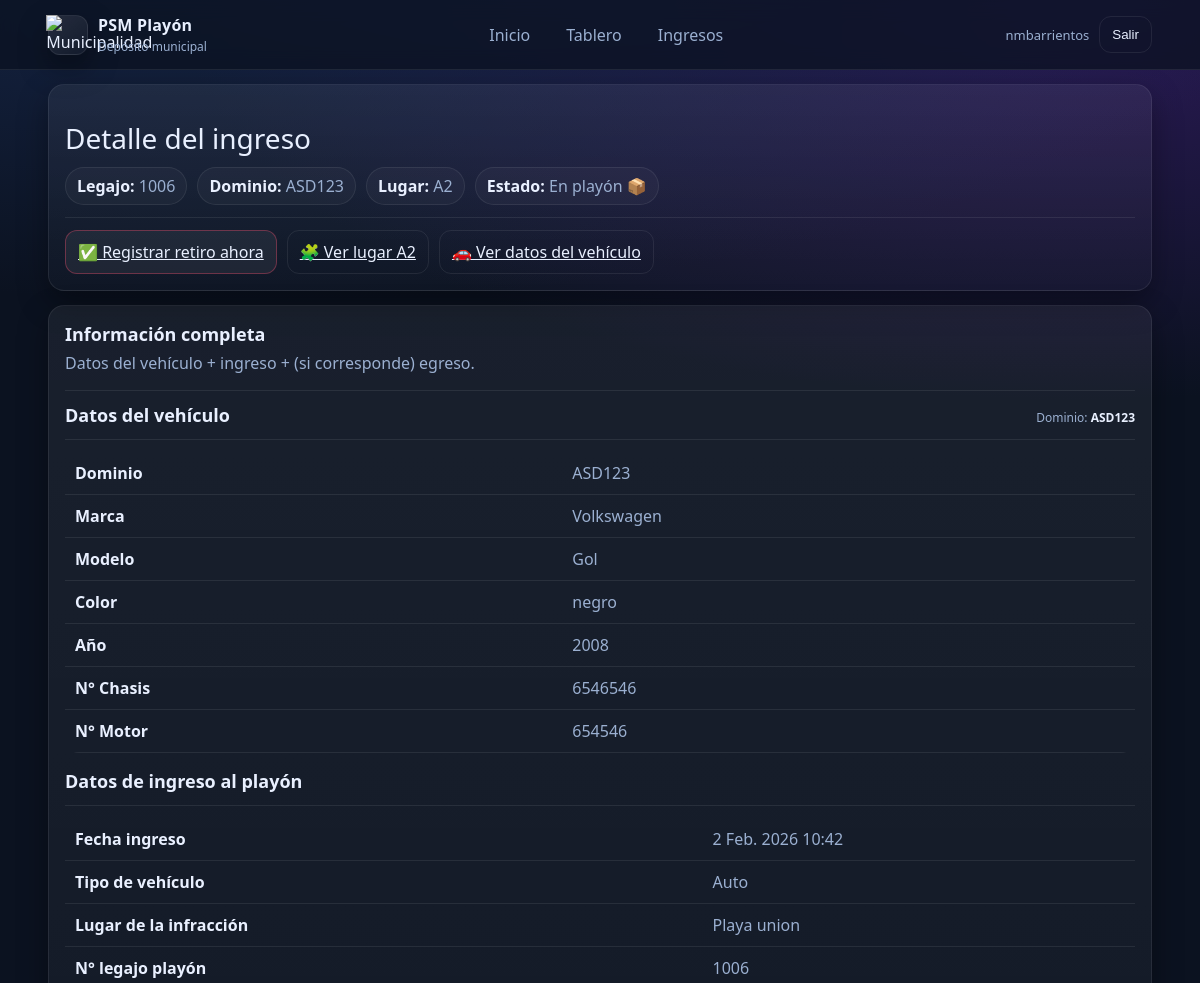
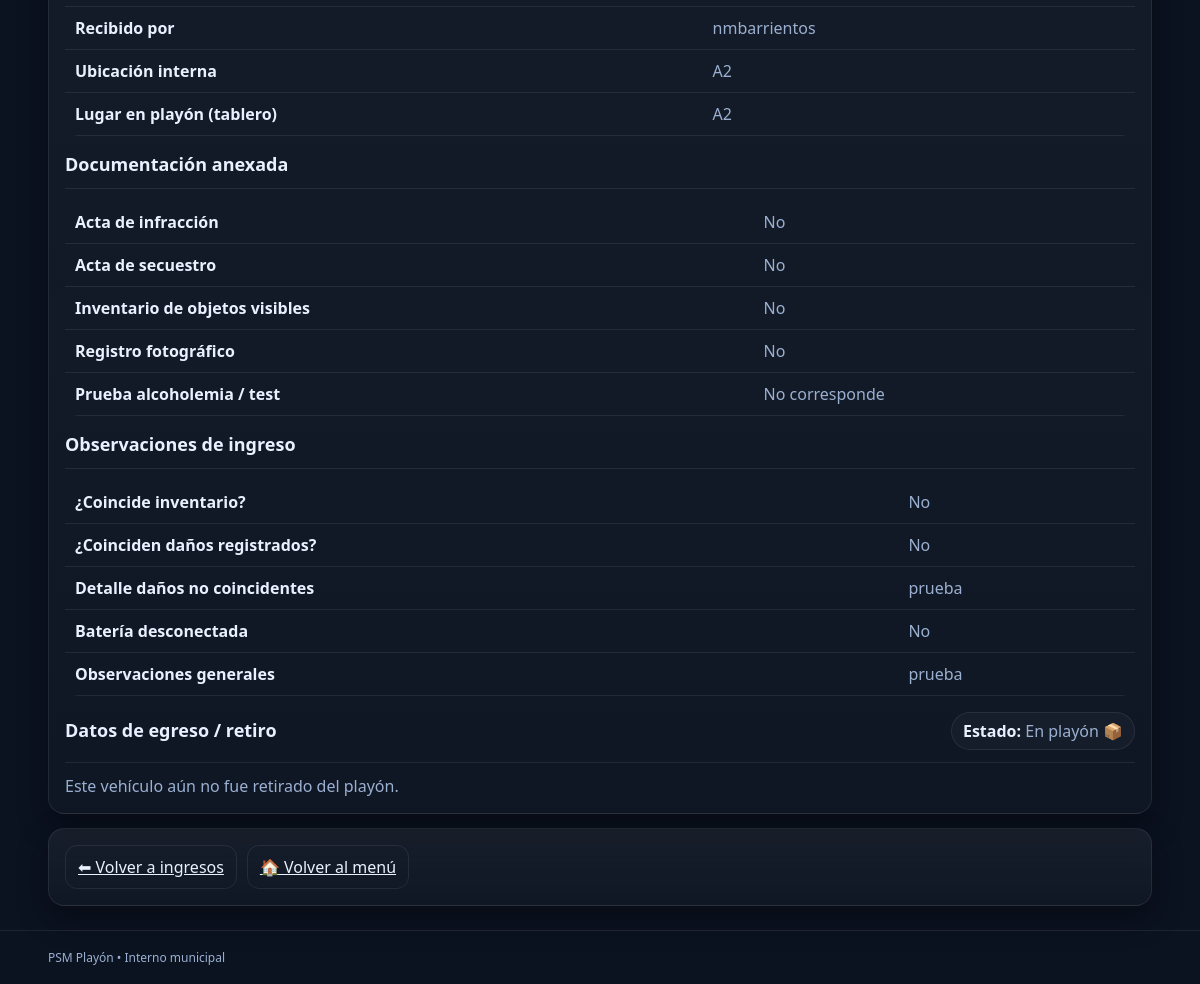
Screenshot of /ingresos/16/detalle/ (signed in) with the database file from the repository (2 pictures, top to bottom).
### vehiculos/models.py (models this page shows, shortened)
class IngresoPlayon(models.Model):
    TIPO_VEHICULO_CHOICES = [
        ("AUTO", "Auto"),
        ("MOTO", "Moto"),
        ("CAMIONETA", "Camioneta"),
        ("CAMION", "Camión"),
        ("OTRO", "Otro"),
    ]
    vehiculo = models.ForeignKey(Vehiculo, on_delete=models.PROTECT, related_name="ingresos")
    fecha_ingreso = models.DateTimeField("Fecha de ingreso", auto_now_add=True)
    tipo_vehiculo = models.CharField("Tipo de vehículo", max_length=20, choices=TIPO_VEHICULO_CHOICES, blank=False)
    marca = models.CharField(max_length=50, blank=False)
    modelo = models.CharField(max_length=50, blank=False)
    anio = models.PositiveIntegerField("Año", null=True, blank=False)
    color = models.CharField(max_length=30, blank=False)
    nro_legajo_playon = models.CharField("N° de legajo en playón", max_length=30, unique=True)
    lugar_infraccion = models.CharField("Lugar de la infracción", max_length=255, blank=False)
    acta_infraccion_recibida = models.BooleanField("Acta de infracción recibida", default=False)
    acta_secuestro_recibida = models.BooleanField("Acta de secuestro recibida", default=False)
    inventario_objetos_visibles_recibido = models.BooleanField("Inventario de objetos visibles recibido", default=False)
    registro_fotografico_recibido = models.BooleanField("Registro fotográfico recibido", default=False)
    PRUEBA_ALCOHOLEMIA_CHOICES = [
        ("SI", "Sí"),
        ("NO", "No"),
        ("NC", "No corresponde"),
    ]
    prueba_alcoholemia_estado = models.CharField(
        "Prueba de alcoholemia/test",
        max_length=2,
        choices=PRUEBA_ALCOHOLEMIA_CHOICES,
        default="NC",
    )
    coincide_inventario = models.BooleanField("¿Coincide el inventario?", default=False)
    coinciden_danios_registrados = models.BooleanField("¿Coinciden los daños registrados?", default=False)
    detalle_danios_no_coincidentes = models.TextField("Detalle de daños no coincidentes", blank=True)
    bateria_desconectada = models.BooleanField("Batería desconectada", default=False)
    ubicacion_interna = models.CharField("Ubicación interna en playa", max_length=100, blank=False)
    lugar = models.ForeignKey(
        LugarPlayon,
        on_delete=models.PROTECT,
        null=True,
        blank=True,
        related_name="ingresos",
    )
    recibido_por = models.ForeignKey(User, on_delete=models.PROTECT, related_name="ingresos_recibidos")
    observaciones_generales = models.TextField("Observaciones generales", blank=True)
    retirado = models.BooleanField("¿Retirado?", default=False)
    fecha_retiro = models.DateTimeField("Fecha de retiro", null=True, blank=True)
    entregado_por = models.ForeignKey(
        User,
        on_delete=models.PROTECT,
        related_name="egresos_entregados",
        null=True,
        blank=True,
    )
    nombre_retira = models.CharField("Nombre de quien retira", max_length=100, blank=True)
    dni_retira = models.CharField("DNI de quien retira", max_length=20, blank=True)
    observaciones_egreso = models.TextField("Observaciones de egreso", blank=True)
    class Meta:
        verbose_name = "Ingreso al playón"
        verbose_name_plural = "Ingresos al playón"
        ordering = ["-fecha_ingreso"]

class Vehiculo(models.Model):
    dominio = models.CharField("Dominio (Patente)", max_length=10, unique=True)
    marca = models.CharField(max_length=50, blank=False)
    modelo = models.CharField(max_length=50, blank=False)
    color = models.CharField(max_length=30, blank=False)
    nro_chasis = models.CharField("N° de chasis", max_length=50, blank=False)
    nro_motor = models.CharField("N° de motor", max_length=50, blank=False)
    anio = models.PositiveIntegerField("Año", null=True, blank=False)
    fecha_alta = models.DateTimeField("Fecha de alta en sistema", auto_now_add=True)

class LugarPlayon(models.Model):
    ESTADO_CHOICES = [
        ("LIBRE", "Libre"),
        ("OCUPADO", "Ocupado"),
        ("FUERA", "Fuera de servicio"),
    ]
    TIPO_CHOICES = [
        ("GENERAL", "General"),
        ("MOTO", "Exclusivo motos"),
    ]
    fila = models.CharField(max_length=1)  # A-Z
    columna = models.PositiveSmallIntegerField()  # 1-15
    estado = models.CharField(max_length=10, choices=ESTADO_CHOICES, default="LIBRE")
    tipo = models.CharField(max_length=10, choices=TIPO_CHOICES, default="GENERAL")
    class Meta:
        unique_together = ("fila", "columna")
        ordering = ["fila", "columna"]
    @property
    def codigo(self):
        return f"{self.fila}{self.columna}"

### ingresos/views.py (the view)
# urls.py: path("<int:ingreso_id>/detalle/", views.detalle_ingreso, name="detalle_ingreso"),
@login_required
def detalle_ingreso(request, ingreso_id):
    grupos = set(request.user.groups.values_list("name", flat=True))
    if "ENCARGADO_PLAYON" not in grupos and "ADMIN_SISTEMA" not in grupos:
        return render(request, "cuentas/no_permiso.html")
    ingreso = get_object_or_404(IngresoPlayon, id=ingreso_id)
    auditorias = ingreso.auditorias.select_related("usuario").all()[:20]
    return render(request, "ingresos/detalle_ingreso.html", {"ingreso": ingreso, "auditorias": auditorias})

### templates/ingresos/detalle_ingreso.html (shortened to what this page needs)
{% extends "base.html" %}
{% block content %}
  <div class="card">
    <div class="h1">Detalle del ingreso</div>
    <div class="pills">
      <span class="pill"><b>Legajo:</b> {{ ingreso.nro_legajo_playon }}</span>
      <span class="pill"><b>Dominio:</b> {{ ingreso.vehiculo.dominio }}</span>
      {% if ingreso.lugar %}
        <span class="pill"><b>Lugar:</b> {{ ingreso.lugar.codigo }}</span>
      {% else %}
        <span class="pill"><b>Lugar:</b> -</span>
      {% endif %}
      {% if ingreso.retirado %}
        <span class="pill"><b>Estado:</b> Retirado ✅</span>
      {% else %}
        <span class="pill"><b>Estado:</b> En playón 📦</span>
      {% endif %}
    </div>
    <hr class="hr">
    <div style="display:flex; gap:10px; flex-wrap:wrap;">
      {% if ingreso.retirado %}
        <a class="btn btn--ok" href="{% url 'imprimir_retiro' ingreso.id %}">
          🖨️ Imprimir acta de retiro
        </a>
      {% else %}
        <a class="btn btn--bad" href="{% url 'registrar_egreso' ingreso.id %}">
          ✅ Registrar retiro ahora
        </a>
      {% endif %}
      {% if ingreso.lugar %}
        <a class="btn btn--ghost" href="{% url 'detalle_lugar' ingreso.lugar.id %}">
          🧩 Ver lugar {{ ingreso.lugar.codigo }}
        </a>
      {% endif %}
      <a class="btn btn--ghost" href="{% url 'detalle_vehiculo' ingreso.vehiculo.id %}">
        🚗 Ver datos del vehículo
      </a>
    </div>
  </div>
  <div class="card">
    <div class="h2">Información completa</div>
    <p class="muted" style="margin-top:6px;">
      Datos del vehículo + ingreso + (si corresponde) egreso.
    </p>
    <hr class="hr">
    {% include "ingresos/_ingreso_detalle_bloque.html" with ingreso=ingreso %}
  </div>
  <div class="card">
    <div style="display:flex; gap:10px; flex-wrap:wrap;">
      <a class="btn btn--ghost" href="{% url 'lista_ingresos' %}">⬅ Volver a ingresos</a>
      <a class="btn btn--ghost" href="{% url 'home' %}">🏠 Volver al menú</a>
    </div>
  </div>
{% endblock %}

### templates/base.html (shortened to what this page needs)
{% load static %}
<!doctype html>
<html lang="es">
<head>
  <link rel="stylesheet" href="{% static 'css/app.css' %}">
</head>
<body>
  <header class="topbar">
    <div class="container topbar__inner">
      <div class="brand">
        <div class="brand__logo">
          <img src="{% static 'img/logo_muni.png' %}"
              alt="Municipalidad"
              style="width:105%; height:105%; object-fit:contain;">
        </div>
        <div class="brand__text">
          <div class="brand__title">PSM Playón</div>
          <div class="brand__sub">Depósito municipal</div>
        </div>
      </div>
      <nav class="topnav">
        <a class="topnav__link" href="{% url 'home' %}">Inicio</a>
        <a class="topnav__link" href="{% url 'tablero_playon' %}">Tablero</a>
        <a class="topnav__link" href="{% url 'lista_ingresos' %}">Ingresos</a>
      </nav>
      <div class="userbox">
        {% if request.user.is_authenticated %}
          <span class="userbox__name">{{ request.user.username }}</span>
          <form method="post" action="{% url 'logout' %}">
            <button class="btn btn--ghost" type="submit">Salir</button>
          </form>
        {% endif %}
      </div>
    </div>
  </header>
  <main class="container">
    {% block content %}{% endblock %}
  </main>
  <footer class="footer">
    <div class="container footer__inner">
      <span>PSM Playón • Interno municipal</span>
    </div>
  </footer>
</body>
</html>

### templates/ingresos/_ingreso_detalle_bloque.html (shortened to what this page needs)
<div class="card" style="margin: 0; padding: 0; background: transparent; border: 0; box-shadow:none;">
  <div style="display:flex; align-items:baseline; justify-content:space-between; gap:12px; flex-wrap:wrap;">
    <div class="h2">Datos del vehículo</div>
    <div class="muted" style="font-size:12px;">
      Dominio: <b style="color:var(--text)">{{ ingreso.vehiculo.dominio }}</b>
    </div>
  </div>
  <hr class="hr">
  <table class="table">
    <tbody>
      <tr><th>Dominio</th><td>{{ ingreso.vehiculo.dominio }}</td></tr>
      <tr><th>Marca</th><td>{{ ingreso.vehiculo.marca|default:"-" }}</td></tr>
      <tr><th>Modelo</th><td>{{ ingreso.vehiculo.modelo|default:"-" }}</td></tr>
      <tr><th>Color</th><td>{{ ingreso.vehiculo.color|default:"-" }}</td></tr>
      <tr><th>Año</th><td>{{ ingreso.vehiculo.anio|default:"-" }}</td></tr>
      <tr><th>N° Chasis</th><td>{{ ingreso.vehiculo.nro_chasis|default:"-" }}</td></tr>
      <tr><th>N° Motor</th><td>{{ ingreso.vehiculo.nro_motor|default:"-" }}</td></tr>
    </tbody>
  </table>
  <div style="height:16px;"></div>
  <div class="h2">Datos de ingreso al playón</div>
  <hr class="hr">
  <table class="table">
    <tbody>
      <tr><th>Fecha ingreso</th><td>{{ ingreso.fecha_ingreso }}</td></tr>
      <tr><th>Tipo de vehículo</th><td>{{ ingreso.get_tipo_vehiculo_display|default:"-" }}</td></tr>
      <tr><th>Lugar de la infracción</th><td>{{ ingreso.lugar_infraccion|default:"-" }}</td></tr>
      <tr><th>N° legajo playón</th><td>{{ ingreso.nro_legajo_playon }}</td></tr>
      <tr><th>Recibido por</th><td>{{ ingreso.recibido_por.username }}</td></tr>
      {% if ingreso.ubicacion_interna %}
        <tr><th>Ubicación interna</th><td>{{ ingreso.ubicacion_interna }}</td></tr>
      {% endif %}
      <tr>
        <th>Lugar en playón (tablero)</th>
        <td>{% if ingreso.lugar %}{{ ingreso.lugar.codigo }}{% else %}-{% endif %}</td>
      </tr>
    </tbody>
  </table>
  <div style="height:16px;"></div>
  <div class="h2">Documentación anexada</div>
  <hr class="hr">
  <table class="table">
    <tbody>
      <tr><th>Acta de infracción</th><td>{{ ingreso.acta_infraccion_recibida|yesno:"Sí,No" }}</td></tr>
      <tr><th>Acta de secuestro</th><td>{{ ingreso.acta_secuestro_recibida|yesno:"Sí,No" }}</td></tr>
      <tr><th>Inventario de objetos visibles</th><td>{{ ingreso.inventario_objetos_visibles_recibido|yesno:"Sí,No" }}</td></tr>
      <tr><th>Registro fotográfico</th><td>{{ ingreso.registro_fotografico_recibido|yesno:"Sí,No" }}</td></tr>
      <tr><th>Prueba alcoholemia / test</th><td>{{ ingreso.get_prueba_alcoholemia_estado_display|default:"-" }}</td></tr>
    </tbody>
  </table>
  <div style="height:16px;"></div>
  <div class="h2">Observaciones de ingreso</div>
  <hr class="hr">
  <table class="table">
    <tbody>
      <tr><th>¿Coincide inventario?</th><td>{{ ingreso.coincide_inventario|yesno:"Sí,No" }}</td></tr>
      <tr><th>¿Coinciden daños registrados?</th><td>{{ ingreso.coinciden_danios_registrados|yesno:"Sí,No" }}</td></tr>
      <tr><th>Detalle daños no coincidentes</th><td>{{ ingreso.detalle_danios_no_coincidentes|default:"-" }}</td></tr>
      <tr><th>Batería desconectada</th><td>{{ ingreso.bateria_desconectada|yesno:"Sí,No" }}</td></tr>
      <tr><th>Observaciones generales</th><td>{{ ingreso.observaciones_generales|default:"-" }}</td></tr>
    </tbody>
  </table>
  <div style="height:16px;"></div>
  <div style="display:flex; align-items:baseline; justify-content:space-between; gap:12px; flex-wrap:wrap;">
    <div class="h2">Datos de egreso / retiro</div>
    {% if ingreso.retirado %}
      <span class="pill"><b>Estado:</b> Retirado ✅</span>
    {% else %}
      <span class="pill"><b>Estado:</b> En playón 📦</span>
    {% endif %}
  </div>
  <hr class="hr">
  {% if ingreso.retirado %}
    <table class="table">
      <tbody>
        <tr><th>Fecha de retiro</th><td>{{ ingreso.fecha_retiro|default:"-" }}</td></tr>
        <tr><th>Entregado por</th><td>{% if ingreso.entregado_por %}{{ ingreso.entregado_por.username }}{% else %}-{% endif %}</td></tr>
        <tr><th>Nombre de quien retira</th><td>{{ ingreso.nombre_retira|default:"-" }}</td></tr>
        <tr><th>DNI de quien retira</th><td>{{ ingreso.dni_retira|default:"-" }}</td></tr>
        <tr><th>Observaciones de egreso</th><td>{{ ingreso.observaciones_egreso|default:"-" }}</td></tr>
      </tbody>
    </table>
  {% else %}
    <div class="muted">Este vehículo aún no fue retirado del playón.</div>
  {% endif %}
</div>

### static/css/app.css (style rules this page uses)
:root { --bg:#0b1220; --panel:#0f1a2e; --card:#111f38; --muted:#9bb0d1; --text:#e9f0ff; --line:rgba(255,255,255,.08); --shadow: 0 12px 30px rgba(0,0,0,.35); --ok:#1fbf75; --bad:#ff4d6d; --warn:#f6c945; --neutral:#8aa0c2; }
* { box-sizing:border-box; }
body { margin:0; font-family: ui-sans-serif, system-ui, -apple-system, Segoe UI, Roboto, Arial; background: radial-gradient(1200px 500px at 20% -10%, #1a2d57, transparent), radial-gradient(900px 400px at 90% 0%, #2b1a57, transparent), var(--bg); color: var(--text); }
a { color: inherit; }
.container { width:min(1525px, 92vw); margin: 0 auto; }
.topbar { position: sticky; top:0; z-index:10; background: rgba(11,18,32,.75); backdrop-filter: blur(10px); border-bottom: 1px solid var(--line); }
.topbar__inner { display:flex; align-items:center; justify-content:space-between; padding: 14px 0; gap: 16px; }
.brand { display:flex; align-items:center; gap:10px; }
.brand__logo { width:40px; height:40px; display:grid; place-items:center; border-radius: 12px; background: linear-gradient(145deg, rgba(255,255,255,.10), rgba(255,255,255,.03)); border: 1px solid var(--line); box-shadow: var(--shadow); }
.brand__title { font-weight:800; letter-spacing:.2px; }
.brand__sub { color: var(--muted); font-size: 12px; margin-top:2px; }
.topnav { display:flex; gap:10px; }
.topnav__link { text-decoration:none; padding: 8px 12px; border-radius: 10px; border: 1px solid transparent; color: var(--muted); }
.userbox { display:flex; align-items:center; gap:10px; }
.userbox__name { color: var(--muted); font-size: 13px; }
.footer { margin-top: 24px; padding: 18px 0; border-top: 1px solid var(--line); color: var(--muted); font-size: 12px; }
.card { background: linear-gradient(180deg, rgba(255,255,255,.06), rgba(255,255,255,.02)); border: 1px solid var(--line); border-radius: 16px; box-shadow: var(--shadow); padding: 16px; margin: 14px 0; }
.h1 { font-size: 28px; margin: 18px 0 6px; }
.muted { color: var(--muted); }
.pills { display:flex; flex-wrap:wrap; gap:10px; margin-top:10px; }
.pill { border:1px solid var(--line); border-radius: 999px; padding: 7px 11px; background: rgba(255,255,255,.03); color: var(--muted); }
.pill b { color: var(--text); }
.btn { border: 1px solid var(--line); background: rgba(255,255,255,.06); color: var(--text); border-radius: 12px; padding: 10px 12px; cursor:pointer; }
.btn--ghost { background: transparent; }
.btn--bad { border-color: rgba(255,77,109,.35); }
.table { width:100%; border-collapse: collapse; overflow:hidden; border-radius: 14px; }
.table th, .table td { border-bottom: 1px solid var(--line); padding: 10px 10px; text-align:left; color: var(--muted); }
.table th { color: var(--text); font-weight: 700; }
.hr { border:0; border-top:1px solid var(--line); margin: 12px 0; }
.h2 { font-size: 18px; font-weight: 800; margin:0; }

### rows the page displays
IngresoPlayon: nro_legajo_playon "1006", vehiculo.dominio "ASD123", lugar.codigo "A2", vehiculo.marca "Volkswagen", vehiculo.modelo "Gol", vehiculo.color "negro", vehiculo.anio "2008", vehiculo.nro_chasis "6546546", vehiculo.nro_motor "654546", fecha_ingreso "2 Feb. 2026 10:42", tipo_vehiculo "Auto", lugar_infraccion "Playa union", recibido_por.username "nmbarrientos", ubicacion_interna "A2", acta_infraccion_recibida "No", acta_secuestro_recibida "No", inventario_objetos_visibles_recibido "No", registro_fotografico_recibido "No", prueba_alcoholemia_estado "No corresponde", coincide_inventario "No", coinciden_danios_registrados "No", detalle_danios_no_coincidentes "prueba", bateria_desconectada "No", observaciones_generales "prueba"

### other values shown
{{ request.user.username }} "nmbarrientos"
